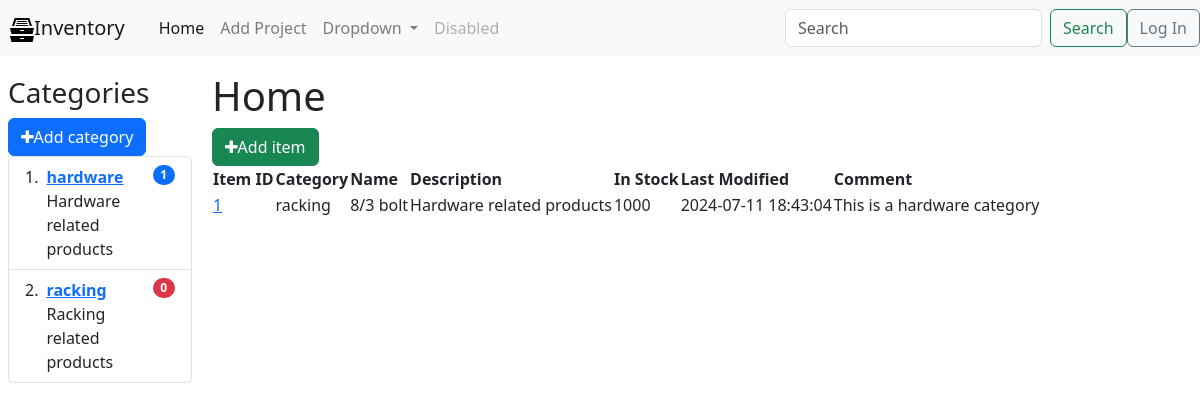
Before: / with the older database file.
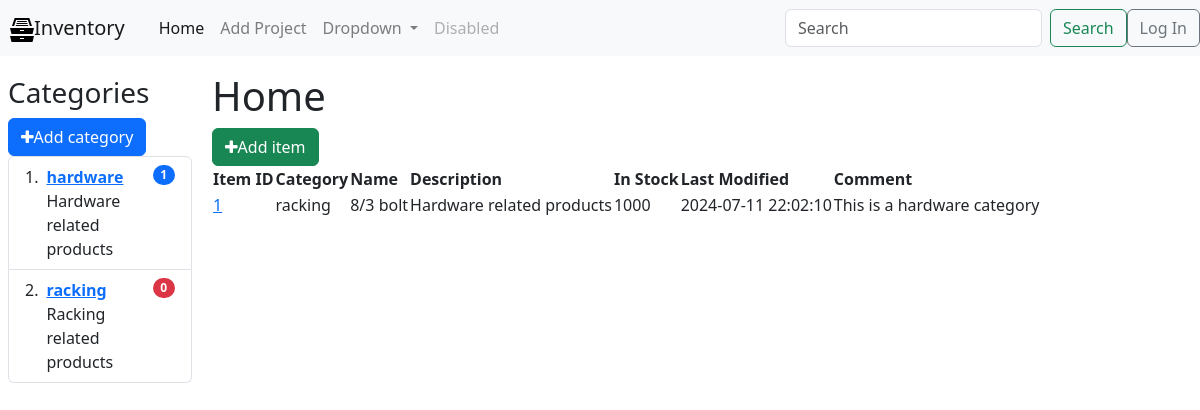
After: the same page with the newer database file.
### tables this page shows
CREATE TABLE categories (
  id INTEGER PRIMARY KEY AUTOINCREMENT,
  name VARCHAR(255),
  description TEXT NOT NULL DEFAULT '',
  comment TEXT DEFAULT NULL,
  datetime_added TIMESTAMP DEFAULT CURRENT_TIMESTAMP,
  last_modified TIMESTAMP DEFAULT CURRENT_TIMESTAMP
);

CREATE TABLE products (
  id INTEGER PRIMARY KEY AUTOINCREMENT,
  id_category INTEGER NOT NULL DEFAULT 0,
  name VARCHAR(255),
  description TEXT NOT NULL DEFAULT '',
  instock INTEGER NOT NULL DEFAULT 0,
  comment TEXT NOT NULL DEFAULT '',
  visible INT(1) NOT NULL,
  datetime_added TIMESTAMP DEFAULT CURRENT_TIMESTAMP,
  last_modified TIMESTAMP DEFAULT CURRENT_TIMESTAMP
);

### main.py (the view)
@app.route('/')
def index():
    conn = get_db_connection()
    categories = get_categories_ls()
    products = conn.execute('SELECT * FROM products').fetchall()
    conn.close()
    return render_template('index.html',
                           title="Home",
                           categories=categories,
                           products=products)

### main.py (called while the page is built)
def get_db_connection():
    conn = sqlite3.connect('database.db')
    conn.row_factory = sqlite3.Row
    return conn

def get_categories_ls():
    conn = get_db_connection()
    cur = conn.cursor()
    cur.execute(
        "SELECT c.id AS id, c.name AS name, c.description AS description, c.comment AS comment, COUNT(p.id) AS products_count FROM categories c LEFT JOIN products p ON c.id = p.id_category GROUP BY c.id, c.name"
    )
    categories = cur.fetchall()
    conn.close()
    return categories

### templates/index.html
{% extends 'base.html' %}
{% block content %}
    <h1>{{title}}</h1>
    <div id="toolbar">
      <a href="/addproduct/"><button type="button" class="btn btn-success"><i class="fa fa-plus"></i>Add item</button></a>
    </div>
    <table
      id="main_table"
       data-toggle="table">
      <thead>
        <tr>
          <th>Item ID</th>
          <th>Category</th>
          <th>Name</th>
            <th>Description</th>
            <th>In Stock</th>
            <th>Last Modified</th>
            <th>Comment</th>
        </tr>
      </thead>
      <tbody>
          {% for product in products %}
        <tr>
          <td><a href="{{ url_for('displayInfo', id=product['id']) }}">{{ product['id'] }}</a></td>
          <td>{{ categories[product['id_category']]['name'] }}</td>
            <td>{{ product['name'] }}</td>
            <td>{{ product['description'] }}</td>
            <td>{{ product['instock'] }}</td>
            <td>{{ product['last_modified'] }}</td>
            <td>{{ product['comment'] }}</td>
        </tr>
          {% endfor %}
      </tbody>
    </table>
{% endblock %}

### templates/base.html (shortened to what this page needs)
<!DOCTYPE html>
<html lang="en">
  <head>
      <link rel="stylesheet" href="{{ url_for('static', filename='font-awesome/css/font-awesome.min.css') }}">
    <link rel="stylesheet" href="{{ url_for('static', filename='css/styles.css') }}">
    <link rel="stylesheet" href="https://cdn.jsdelivr.net/npm/bootstrap@4.5.3/dist/css/bootstrap.min.css">
    <link rel="stylesheet" href="https://cdn.jsdelivr.net/npm/bootstrap@5.3.3/dist/css/bootstrap.min.css">
    <link rel="stylesheet" href="https://cdn.jsdelivr.net/npm/bootstrap-icons@1.11.3/font/bootstrap-icons.css">
    <link rel="stylesheet" href="https://cdn.jsdelivr.net/npm/bootstrap-table@1.22.6/dist/bootstrap-table.min.css">
  </head>
  <body>
      <nav class="navbar navbar-expand-lg navbar-light bg-light">
        <a class="spacing navbar-brand" href="/">Inventory</a>
        <div class="collapse navbar-collapse" id="navbarSupportedContent">
          <ul class="navbar-nav mr-auto">
            <li class="nav-item active">
              <a class="nav-link" href="/">Home <span class="sr-only">(current)</span></a>
            </li>
            <li class="nav-item">
              <a class="nav-link" href="{{ url_for('addproject') }}">Add Project</a>
            </li>
            <li class="nav-item dropdown">
              <a class="nav-link dropdown-toggle" href="#" id="navbarDropdown" role="button" data-toggle="dropdown" aria-haspopup="true" aria-expanded="false">
                Dropdown
              </a>
            </li>
            <li class="nav-item">
              <a class="nav-link disabled" href="#" tabindex="-1" aria-disabled="true">Disabled</a>
            </li>
          </ul>
          <form class="form-inline my-2 my-lg-0">
            <input class="form-control mr-sm-2" type="search" placeholder="Search" aria-label="Search">
            <button class="btn btn-outline-success my-2 my-sm-0" type="submit">Search</button>
          </form>
          <a href="{{ url_for('login') }}">
          <button type="button" class="btn btn-outline-secondary">Log In</button></a>
        </div>
      </nav>
    <div class="container-fluid">
    <div class="row flex-nowrap">
      <div class="col-auto col-md-3 col-xl-2 px-sm-2 px-0">
        <h3 style="padding-top: 20px;">Categories</h3>
        <div id="toolbar">
          <a href="/addcategory/"><button type="button" class="btn btn-primary"><i class="fa fa-plus"></i>Add category</button></a>
        </div>
        <ol class="list-group list-group-numbered">
          {% for category in categories %}
          {% if title==category['name'] %}
          <li class="list-group-item d-flex justify-content-between align-items-start bg-primary text-light">
          {% else %}
            <li class="list-group-item d-flex justify-content-between align-items-start">
              {% endif %}
            <div class="ms-2 me-auto">
              <div class="fw-bold">
                {% if title==category['name'] %}
                <a class="link-light" href="{{ url_for('category', id=category['id']) }}">{{ category['name']}}</a>
                {% else %}
                <a href="{{ url_for('category', id=category['id']) }}">{{ category['name']}}</a>
                {% endif %}
              </div>
              {{category['description']}}
            </div>
              {% if title==category['name'] %}
              <span class="badge text-bg-light rounded-pill">{{category['products_count']}}</span>
              {% else %}
              {% if category['products_count'] == 0 %}
              <span class="badge text-bg-danger rounded-pill">{{category['products_count']}}</span>
              {% else %}
              <span class="badge text-bg-primary rounded-pill">{{category['products_count']}}</span>
              {% endif %}
              {% endif %}
          </li>
          {% endfor %}
        </ol>
      </div>
      <div class="col py-3 content">
          {% block content %} {% endblock %}
      </div>
    </div>
      </div>
  </body>
</html>

### static/css/styles.css (style rules this page uses)
.spacing { padding-left: 10px; padding-right: 10px; }

Changed rows visible on the page:
changed products "8/3 bolt": last_modified "2024-07-11 18:43:04" → "2024-07-11 22:02:10"
